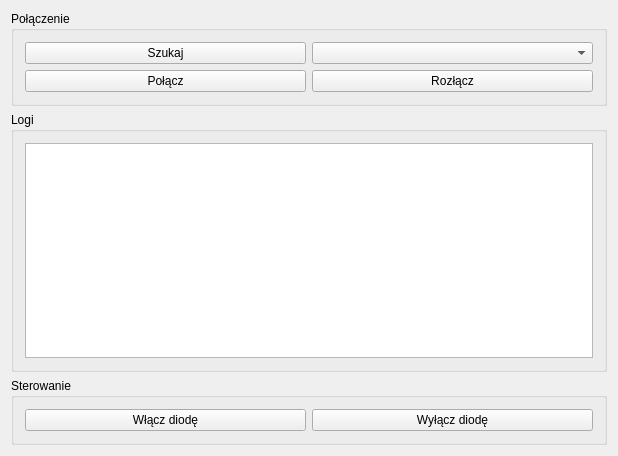
<?xml version="1.0" encoding="UTF-8"?>
<ui version="4.0">
 <class>MainWindow</class>
 <widget class="QMainWindow" name="MainWindow">
  <property name="geometry">
   <rect>
    <x>0</x>
    <y>0</y>
    <width>618</width>
    <height>456</height>
   </rect>
  </property>
  <property name="windowTitle">
   <string>MainWindow</string>
  </property>
  <widget class="QWidget" name="centralWidget">
   <layout class="QGridLayout" name="gridLayout_4">
    <item row="0" column="0">
     <widget class="QGroupBox" name="groupBox">
      <property name="title">
       <string>Połączenie</string>
      </property>
      <layout class="QGridLayout" name="gridLayout">
       <item row="0" column="0">
        <widget class="QPushButton" name="pushButtonSearch">
         <property name="text">
          <string>Szukaj</string>
         </property>
        </widget>
       </item>
       <item row="1" column="0">
        <widget class="QPushButton" name="pushButtonConnect">
         <property name="text">
          <string>Połącz</string>
         </property>
        </widget>
       </item>
       <item row="1" column="1">
        <widget class="QPushButton" name="pushButtonCloseConnection">
         <property name="text">
          <string>Rozłącz</string>
         </property>
        </widget>
       </item>
       <item row="0" column="1">
        <widget class="QComboBox" name="comboBoxDevices"/>
       </item>
      </layout>
     </widget>
    </item>
    <item row="1" column="0">
     <widget class="QGroupBox" name="groupBox_2">
      <property name="title">
       <string>Logi</string>
      </property>
      <layout class="QGridLayout" name="gridLayout_2">
       <item row="0" column="0">
        <widget class="QTextEdit" name="textEditLogs"/>
       </item>
      </layout>
     </widget>
    </item>
    <item row="2" column="0">
     <widget class="QGroupBox" name="groupBox_3">
      <property name="title">
       <string>Sterowanie</string>
      </property>
      <layout class="QGridLayout" name="gridLayout_3">
       <item row="0" column="0">
        <widget class="QPushButton" name="pushButtonLedOn">
         <property name="text">
          <string>Włącz diodę</string>
         </property>
        </widget>
       </item>
       <item row="0" column="1">
        <widget class="QPushButton" name="pushButtonLedOff">
         <property name="text">
          <string>Wyłącz diodę</string>
         </property>
        </widget>
       </item>
      </layout>
     </widget>
    </item>
   </layout>
  </widget>
 </widget>
 <layoutdefault spacing="6" margin="11"/>
 <resources/>
 <connections/>
</ui>
